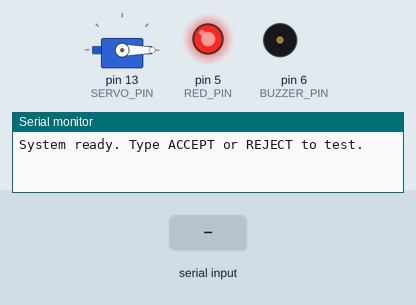
Simulated run of this sketch. Board: Arduino Uno, built with avr-gcc and run on an emulated ATmega328P. Shown: servo, output pins drawn as LEDs (lit = HIGH), buzzer (waves = sounding), the last lines printed to the serial monitor. The inputs (shaded band) are chosen by the test bench.

Above: at 1.2 s.
1.3 s: "ACCEPT\n" received over Serial
At 2.8 s:
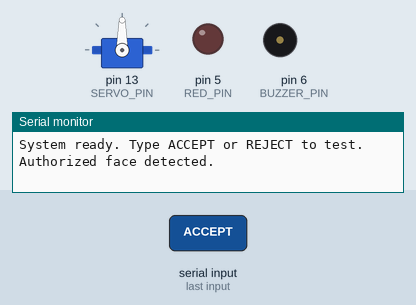
4.3 s: "REJECT\n" received over Serial
At 5.72 s:
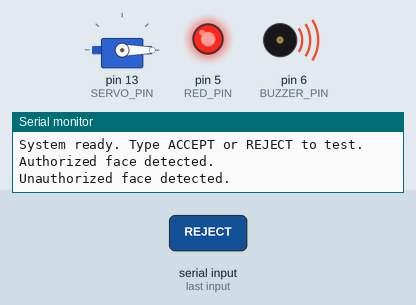
7.3 s: "OPEN\n" received over Serial
At 7.77 s:
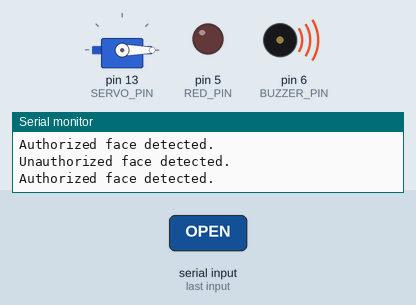
10.3 s: "1\n" received over Serial
At 12.3 s:
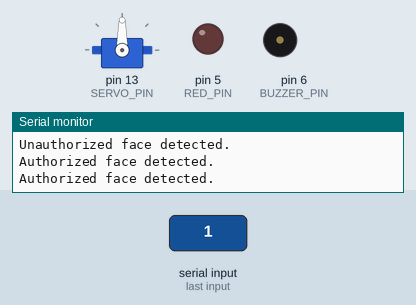
Timing chart, 0 to 16.3 s (numbered marks = the images above; inputs shaded):
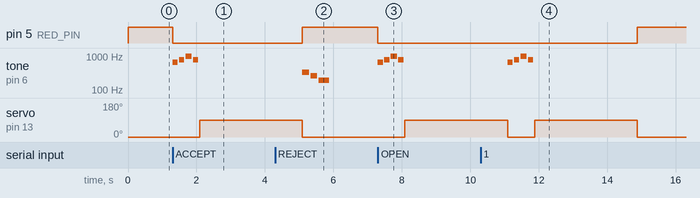

The sketch:

arduino_code.ino
```cpp
#include <Servo.h>

const int RED_PIN = 5;
const int BUZZER_PIN = 6;
const int SERVO_PIN = 13;

Servo doorServo;

void setup() {
  pinMode(RED_PIN, OUTPUT);
  pinMode(BUZZER_PIN, OUTPUT);
  doorServo.attach(SERVO_PIN);
  doorServo.write(0); // Start locked

  // Default state: locked (red LED ON)
  digitalWrite(RED_PIN, HIGH);

  Serial.begin(115200);
  Serial.println("System ready. Type ACCEPT or REJECT to test.");
}

// ---- Tunes ----
// Authorized (Accepted)
int acceptNotes[] = {659, 784, 988, 784};
int acceptDur[]   = {150, 150, 180, 150};
int acceptLen = sizeof(acceptNotes) / sizeof(acceptNotes[0]);

// Unauthorized (Rejected)
int rejectNotes[] = {330, 262, 196};
int rejectDur[]   = {200, 200, 300};
int rejectLen = sizeof(rejectNotes) / sizeof(rejectNotes[0]);

// Play tune helper
void playTune(int notes[], int durs[], int len) {
  for (int i = 0; i < len; i++) {
    tone(BUZZER_PIN, notes[i]);
    delay(durs[i]);
    noTone(BUZZER_PIN);
    delay(40);
  }
}

// --- Authorized Face Detected ---
void acceptedFace() {
  Serial.println("Authorized face detected.");
  digitalWrite(RED_PIN, LOW);    // Turn OFF red LED
  playTune(acceptNotes, acceptDur, acceptLen); // Play success tone

  doorServo.write(90);           // Unlock (rotate 90°)
  delay(3000);                   // Wait 3 seconds
  doorServo.write(0);            // Lock again

  digitalWrite(RED_PIN, HIGH);   // Turn ON red LED again
}

// --- Unauthorized Face Detected ---
void rejectedFace() {
  Serial.println("Unauthorized face detected.");
  digitalWrite(RED_PIN, HIGH);   // Keep red ON
  playTune(rejectNotes, rejectDur, rejectLen); // Play reject tone
}

void loop() {
  if (Serial.available()) {
    String cmd = Serial.readStringUntil('\n');
    cmd.trim();

    if (cmd.equalsIgnoreCase("ACCEPT") || cmd.equalsIgnoreCase("OPEN") || cmd == "1") {
      acceptedFace();
    }
    else if (cmd.equalsIgnoreCase("REJECT") || cmd.equalsIgnoreCase("DENY") || cmd == "0") {
      rejectedFace();
    }
    else {
      Serial.println("Invalid command. Type ACCEPT or REJECT.");
    }
  }
}
```

Measured:
- after the input at 1.3 s, pin 5 (RED_PIN): HIGH → LOW at once; tone on pin 6 (BUZZER_PIN): plays 659 Hz for 0.15 s, 784 Hz for 0.15 s, 988 Hz for 0.18 s, 784 Hz for 0.15 s, starting at once; servo on pin 13 (SERVO_PIN): 0° → 90° after 0.79 s
- after the input at 4.3 s, tone on pin 6 (BUZZER_PIN): plays 330 Hz for 0.20 s, 262 Hz for 0.20 s, 196 Hz for 0.30 s, starting after 0.79 s
- after the input at 7.3 s, pin 5 (RED_PIN): HIGH → LOW at once; tone on pin 6 (BUZZER_PIN): plays 659 Hz for 0.15 s, 784 Hz for 0.15 s, 988 Hz for 0.18 s, 784 Hz for 0.15 s, starting at once; servo on pin 13 (SERVO_PIN): 0° → 90° after 0.79 s
- after the input at 10.3 s, pin 5 (RED_PIN): LOW → HIGH after 4.6 s instead of 0.79 s; tone on pin 6 (BUZZER_PIN): plays 659 Hz for 0.15 s, 784 Hz for 0.15 s, 988 Hz for 0.18 s, 784 Hz for 0.15 s, starting after 0.79 s
